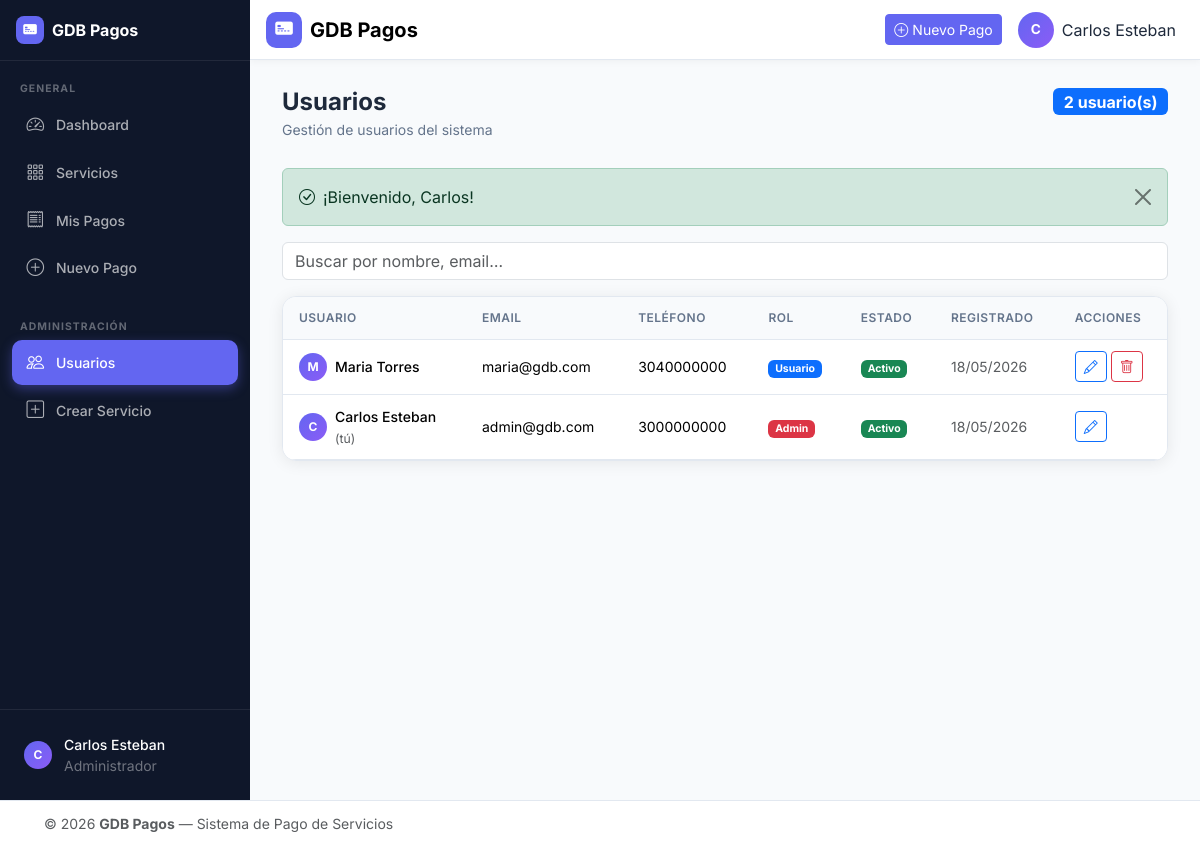
/index.php?url=usuarios (signed in), run on the app's committed database.
### tables this page shows
CREATE TABLE IF NOT EXISTS usuarios (
    id INT UNSIGNED AUTO_INCREMENT PRIMARY KEY,
    nombre VARCHAR(100) NOT NULL,
    apellido VARCHAR(100) NOT NULL,
    email VARCHAR(150) NOT NULL UNIQUE,
    password VARCHAR(255) NOT NULL,
    rol ENUM('admin','user') NOT NULL DEFAULT 'user',
    telefono VARCHAR(20) DEFAULT NULL,
    activo TINYINT(1) NOT NULL DEFAULT 1,

    created_at TIMESTAMP DEFAULT CURRENT_TIMESTAMP,
    updated_at TIMESTAMP DEFAULT CURRENT_TIMESTAMP
        ON UPDATE CURRENT_TIMESTAMP

);

### app/controllers/UsuarioController.php (called while the page is built, shortened)
<?php
require_once dirname(__DIR__) . '/models/Usuario.php';
require_once dirname(__DIR__) . '/helpers/auth.php';
class UsuarioController
{
    private Usuario $model;
    public function __construct()
    {
        $this->model = new Usuario();
    }
    public function index(): void
    {
        $flash    = getFlash();
        $usuarios = $this->model->all();
        require_once dirname(__DIR__) . '/views/usuarios/index.php';
    }
}

### app/config/database.php (called while the page is built, shortened)
<?php
class Database
{
    private static ?PDO $instance = null;
    public static function getInstance(): PDO
    {
        if (self::$instance === null) {
            $host    = getenv('DB_HOST') ?: '127.0.0.1';
            $port    = getenv('DB_PORT') ?: '3306';
            $name    = getenv('DB_NAME') ?: 'gdb_pagos';
            $user    = getenv('DB_USER') ?: 'root';
            $pass    = getenv('DB_PASS') ?: '';
            $charset = 'utf8mb4';
            $dsn = "mysql:host=$host;port=$port;dbname=$name;charset=$charset";
            $options = [
                PDO::ATTR_ERRMODE            => PDO::ERRMODE_EXCEPTION,
                PDO::ATTR_DEFAULT_FETCH_MODE => PDO::FETCH_ASSOC,
                PDO::ATTR_EMULATE_PREPARES   => false,
            ];
            try {
                self::$instance = new PDO($dsn, $user, $pass, $options);
            } catch (PDOException $e) {
                http_response_code(500);
                die(json_encode(['error' => 'Error de conexión a la base de datos: ' . $e->getMessage()]));
            }
        }
        return self::$instance;
    }
}

### app/models/Usuario.php (called while the page is built, shortened)
<?php
require_once dirname(__DIR__) . '/config/database.php';
class Usuario
{
    private PDO $db;
    public function __construct()
    {
        $this->db = Database::getInstance();
    }
    public function all(): array
    {
        $stmt = $this->db->query(
            'SELECT id, nombre, apellido, email, rol, telefono, activo, created_at
               FROM usuarios
              ORDER BY created_at DESC'
        );
        return $stmt->fetchAll();
    }
}

### app/helpers/auth.php (called while the page is built, shortened)
<?php
function currentUserId(): int
{
    return (int) ($_SESSION['usuario_id'] ?? 0);
}
function getFlash(): ?array
{
    if (isset($_SESSION['flash'])) {
        $flash = $_SESSION['flash'];
        return $flash;
    }
    return null;
}

### app/views/usuarios/index.php (the view, shortened to what this page needs)
<?php
require_once dirname(__DIR__, 2) . '/helpers/auth.php';
?>
<?php require_once dirname(__DIR__) . '/layouts/header.php'; ?>
<div class="app-wrapper">
    <?php require_once dirname(__DIR__) . '/layouts/sidebar.php'; ?>
    <div class="app-main">
        <?php require_once dirname(__DIR__) . '/layouts/navbar.php'; ?>
        <main class="main-content">
            <div class="page-header">
                <div>
                    <h1 class="page-title">Usuarios</h1>
                    <p class="page-subtitle">Gestión de usuarios del sistema</p>
                </div>
                <span class="badge bg-primary fs-6"><?= count($usuarios) ?> usuario(s)</span>
            </div>
            <?php if ($flash): ?>
            <div class="alert alert-<?= htmlspecialchars($flash['type']) ?> alert-dismissible fade show" role="alert" id="usuariosFlash">
                <i class="bi bi-check-circle me-2"></i><?= $flash['message'] ?>
                <button type="button" class="btn-close" data-bs-dismiss="alert" aria-label="Cerrar"></button>
            </div>
            <?php endif; ?>
            <div class="mb-3">
                <input type="text" id="searchUsuarios" class="form-control"
                       placeholder="Buscar por nombre, email…">
            </div>
            <div class="card-custom">
                <div class="card-custom-body p-0">
                    <div class="table-responsive">
                        <table class="table table-hover mb-0" id="usuariosTable">
                            <thead>
                                <tr>
                                    <th>Usuario</th>
                                    <th>Email</th>
                                    <th>Teléfono</th>
                                    <th>Rol</th>
                                    <th>Estado</th>
                                    <th>Registrado</th>
                                    <th>Acciones</th>
                                </tr>
                            </thead>
                            <tbody>
                                <?php foreach ($usuarios as $u): ?>
                                <tr class="usuario-row"
                                    data-search="<?= strtolower(htmlspecialchars($u['nombre'] . ' ' . $u['apellido'] . ' ' . $u['email'])) ?>">
                                    <td>
                                        <div class="d-flex align-items-center gap-2">
                                            <div class="user-avatar user-avatar--sm">
                                                <?= strtoupper(substr($u['nombre'], 0, 1)) ?>
                                            </div>
                                            <div>
                                                <div class="fw-500"><?= htmlspecialchars($u['nombre'] . ' ' . $u['apellido']) ?></div>
                                                <?php if ((int)$u['id'] === currentUserId()): ?>
                                                <small class="text-muted">(tú)</small>
                                                <?php endif; ?>
                                            </div>
                                        </div>
                                    </td>
                                    <td><?= htmlspecialchars($u['email']) ?></td>
                                    <td><?= htmlspecialchars($u['telefono'] ?? '—') ?></td>
                                    <td>
                                        <span class="badge bg-<?= $u['rol'] === 'admin' ? 'danger' : 'primary' ?>">
                                            <?= $u['rol'] === 'admin' ? 'Admin' : 'Usuario' ?>
                                        </span>
                                    </td>
                                    <td>
                                        <span class="badge bg-<?= $u['activo'] ? 'success' : 'secondary' ?>">
                                            <?= $u['activo'] ? 'Activo' : 'Inactivo' ?>
                                        </span>
                                    </td>
                                    <td class="text-muted small">
                                        <?= date('d/m/Y', strtotime($u['created_at'])) ?>
                                    </td>
                                    <td>
                                        <div class="d-flex gap-1">
                                            <a href="<?= $appUrl ?>/index.php?url=usuarios/edit/<?= $u['id'] ?>"
                                               class="btn btn-sm btn-outline-primary" title="Editar">
                                                <i class="bi bi-pencil"></i>
                                            </a>
                                            <?php if ((int)$u['id'] !== currentUserId()): ?>
                                            <a href="<?= $appUrl ?>/index.php?url=usuarios/delete/<?= $u['id'] ?>"
                                               class="btn btn-sm btn-outline-danger"
                                               onclick="return confirm('¿Eliminar usuario <?= htmlspecialchars(addslashes($u['nombre'])) ?>?')"
                                               title="Eliminar"
                                               id="deleteUsuario<?= $u['id'] ?>">
                                                <i class="bi bi-trash"></i>
                                            </a>
                                            <?php endif; ?>
                                        </div>
                                    </td>
                                </tr>
                                <?php endforeach; ?>
                            </tbody>
                        </table>
                    </div>
                </div>
            </div>
        </main>
    </div>
</div>
<?php require_once dirname(__DIR__) . '/layouts/footer.php'; ?>

### public/css/style.css (style rules this page uses)
:root { --brand-primary: #6366f1; --brand-primary-dk: #4f46e5; --brand-accent: #8b5cf6; --sidebar-bg: #0f172a; --sidebar-width: 250px; --navbar-h: 60px; --footer-h: 44px; --radius-card: 14px; --shadow-card: 0 2px 16px rgba(0,0,0,.08); --transition: .2s ease; --font-main: 'Inter', system-ui, -apple-system, sans-serif; --color-text: #1e293b; --color-muted: #64748b; --color-bg: #f8fafc; --color-surface: #ffffff; --color-border: #e2e8f0; }
*, *::before, *::after { box-sizing: border-box; }
body { font-family: var(--font-main); color: var(--color-text); background-color: var(--color-bg); margin: 0; -webkit-font-smoothing: antialiased; }
a { text-decoration: none; color: var(--brand-primary); }
.fw-500 { font-weight: 500 !important; }
.app-layout { background: var(--color-bg); }
.app-wrapper { display: flex; min-height: 100vh; }
.app-main { flex: 1; margin-left: var(--sidebar-width); display: flex; flex-direction: column; min-height: 100vh; }
.main-content { flex: 1; padding: 1.75rem 2rem; }
.user-avatar { width: 36px; height: 36px; border-radius: 50%; background: linear-gradient(135deg, var(--brand-primary), var(--brand-accent)); color: #fff; display: flex; align-items: center; justify-content: center; font-size: .85rem; font-weight: 700; flex-shrink: 0; }
.user-avatar--sm { width: 28px; height: 28px; font-size: .75rem; }
.page-header { display: flex; align-items: flex-start; justify-content: space-between; gap: 1rem; margin-bottom: 1.75rem; flex-wrap: wrap; }
.page-title { font-size: 1.5rem; font-weight: 700; margin-bottom: .15rem; }
.page-subtitle { color: var(--color-muted); font-size: .875rem; margin-bottom: 0; }
.card-custom { background: var(--color-surface); border-radius: var(--radius-card); border: 1px solid var(--color-border); box-shadow: var(--shadow-card); overflow: hidden; }
.card-custom-body { padding: 1.5rem; }
.table thead th { background: #f8fafc; font-size: .75rem; font-weight: 600; text-transform: uppercase; letter-spacing: .04em; color: var(--color-muted); border-bottom: 1px solid var(--color-border); white-space: nowrap; padding: .75rem 1rem; }
.table tbody td { padding: .7rem 1rem; vertical-align: middle; border-color: var(--color-border); font-size: .875rem; }
.card-custom { animation: fadeUp .3s ease both; }

### data on the page
usuarios: nombre "M", nombre+apellido "Maria Torres", email "maria@gdb.com", telefono "3040000000", rol "Usuario", activo "Activo", created_at "18/05/2026"
usuarios: nombre "C", nombre+apellido "Carlos Esteban", shows "(tú)", email "admin@gdb.com", telefono "3000000000", rol "Admin", activo "Activo", created_at "18/05/2026"

### other printed values
substr(currentUserName(), 0, 1) "C"
currentUserName() "Carlos Esteban"
$appName "GDB Pagos"
count($usuarios) "2"
$flash['message'] "¡Bienvenido, Carlos!"
